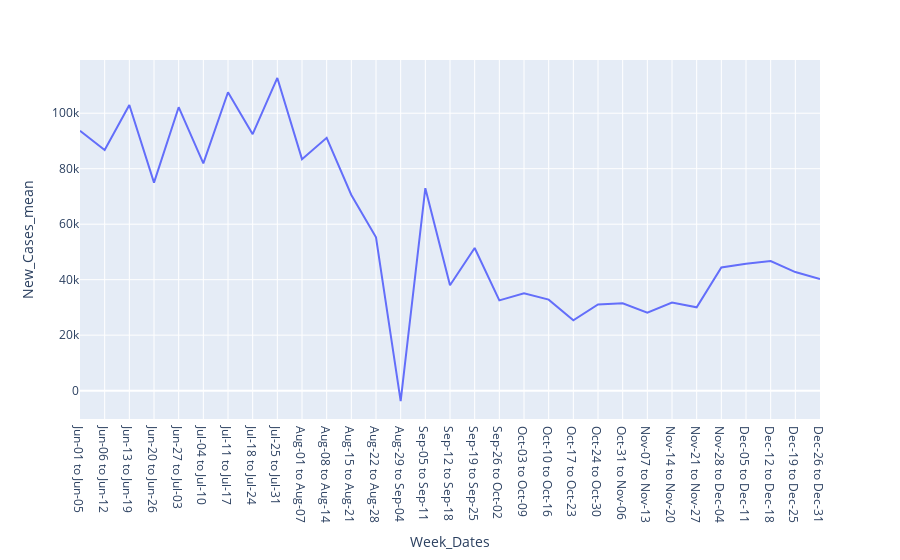

Write notebook code for a chart like this one.
### Code cell
px.line(super_covid_statistics,x='Week_Dates',y='New_Cases_mean')

### Figure 1 — Plotly figure (JSON) as saved in the notebook; plotly's stock layout.template omitted (floating-point values rounded to 4 significant figures)
{"data": [{"hovertemplate": "Week_Dates=%{x}<br>New_Cases_mean=%{y}<extra></extra>", "legendgroup": "", "line": {"color": "#636efa", "dash": "solid"}, "marker": {"symbol": "circle"}, "mode": "lines", "name": "", "orientation": "v", "showlegend": false, "type": "scatter", "x": ["Jun-01 to Jun-05", "Jun-06 to Jun-12", "Jun-13 to Jun-19", "Jun-20 to Jun-26", "Jun-27 to Jul-03", "Jul-04 to Jul-10", "Jul-11 to Jul-17", "Jul-18 to Jul-24", "Jul-25 to Jul-31", "Aug-01 to Aug-07", "Aug-08 to Aug-14", "Aug-15 to Aug-21", "Aug-22 to Aug-28", "Aug-29 to Sep-04", "Sep-05 to Sep-11", "Sep-12 to Sep-18", "Sep-19 to Sep-25", "Sep-26 to Oct-02", "Oct-03 to Oct-09", "Oct-10 to Oct-16", "Oct-17 to Oct-23", "Oct-24 to Oct-30", "Oct-31 to Nov-06", "Nov-07 to Nov-13", "Nov-14 to Nov-20", "Nov-21 to Nov-27", "Nov-28 to Dec-04", "Dec-05 to Dec-11", "Dec-12 to Dec-18", "Dec-19 to Dec-25", "Dec-26 to Dec-31"], "xaxis": "x", "y": [93714, 86730.0, 103000.0, 74973, 102170, 81930.0, 107600.0, 92460.0, 112719, 83450.0, 91150.0, 70530.0, 55270.0, -3756.0, 72990.0, 37980.0, 51433, 32520.0, 35060.0, 32810.0, 25350.0, 31090.0, 31510.0, 28140.0, 31750.0, 30050.0, 44380.0, 45752, 46700.0, 42740.0, 40200.0], "yaxis": "y"}], "layout": {"legend": {"tracegroupgap": 0}, "margin": {"t": 60}, "xaxis": {"anchor": "y", "domain": [0, 1], "title": {"text": "Week_Dates"}}, "yaxis": {"anchor": "x", "domain": [0, 1], "title": {"text": "New_Cases_mean"}}}}
